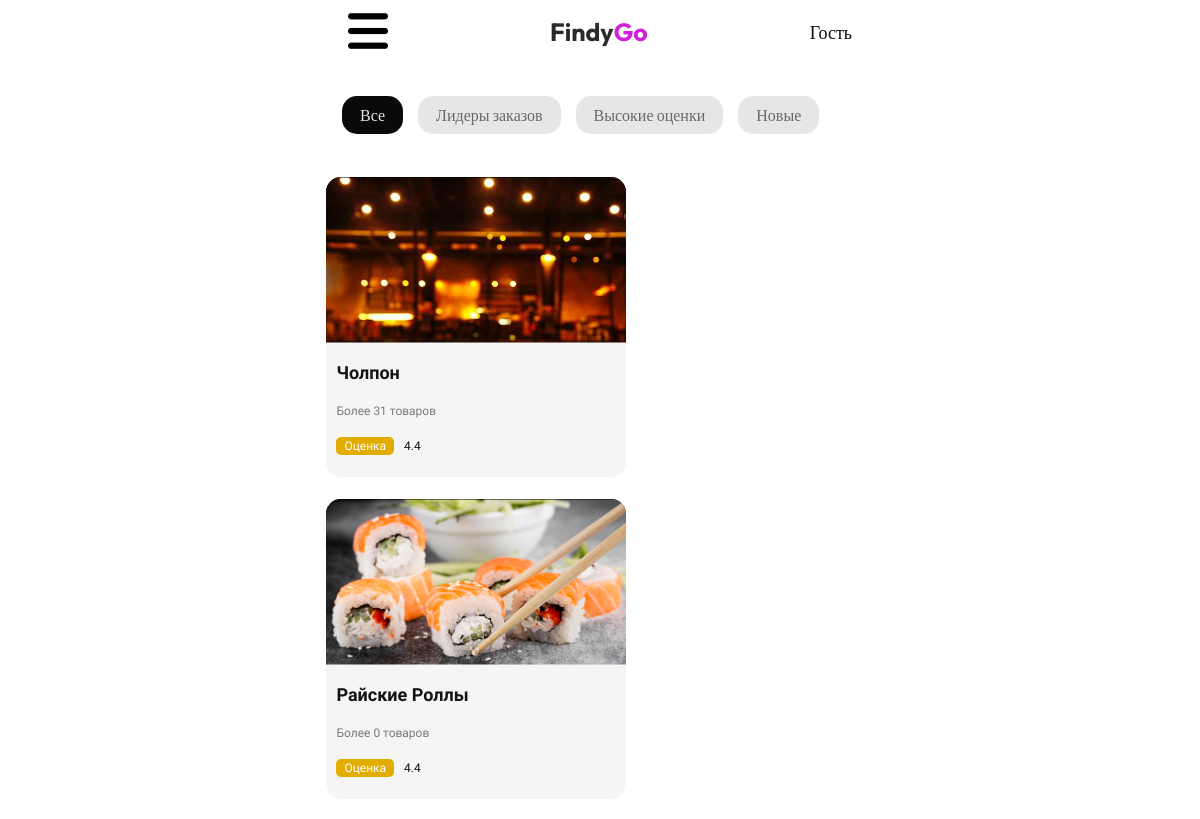
/category/Food/ (upper part), run on an earlier commit of the app's database.
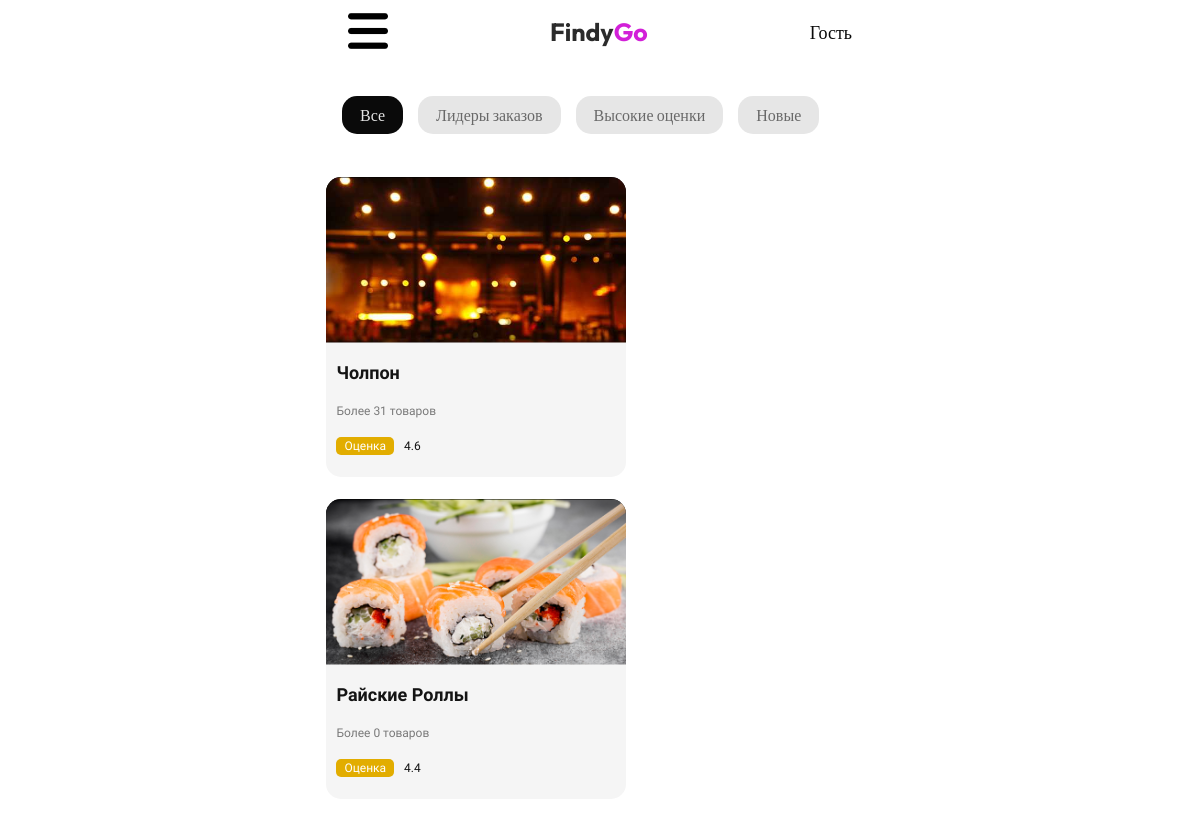
And on a later commit of the database.
### account/models.py (models this page shows, shortened)
class CustomUser(AbstractUser):
    city = models.CharField(
        max_length=50,
        choices=CITY,
        default="Неизвестно"
    )
    USER_TYPES = [
        ('ordinary_user', 'Обычный пользователь'),
        ('food_user', 'Пользователь еда'),
        ('shop_user', 'Пользователь магазин'),
        ('taxi_user', 'Водитель такси'),
        ('courier_user', 'Водитель курьер'),
        ('taxi_company_user', 'Владелец таксопарк'),
    ]
    user_type = models.CharField(max_length=20, choices=USER_TYPES, default='ordinary_user')
    user_name = models.CharField(max_length=25, blank=True, null=True)
    user_description = models.CharField(max_length=500, default=description_txt, blank=True, null=True)
    user_phone_number = models.DecimalField(max_digits=9, decimal_places=0, blank=True, null=True)
    user_phone_number2 = models.DecimalField(max_digits=9, decimal_places=0, blank=True, null=True)
    user_mbank_qr = models.ImageField(upload_to=user_mbank_qr_path, blank=True, null=True)
    user_rsk_qr = models.ImageField(upload_to=user_rsk_qr_path, blank=True, null=True)
    user_mbank_link = models.CharField(max_length=500, blank=True, null=True)
    user_obank_link = models.CharField(max_length=500, blank=True, null=True)
    user_rsk_link = models.CharField(max_length=500, blank=True, null=True)
    user_abank_link = models.CharField(max_length=500, blank=True, null=True)
    user_raiting = models.DecimalField(max_digits=3, decimal_places=1, blank=True, null=True)
    balance = models.DecimalField(max_digits=15, decimal_places=2, blank=True, null=True)
    CATEGORY_OF_EDUCATION = [
        ('', ''),
        ('Food', 'Еда'),
        ('Vegetables', 'Овощи'),
        ('Shop', 'Магазин'),
    ]
    category_of_education = models.CharField(max_length=20, choices=CATEGORY_OF_EDUCATION, default='', blank=True, null=True)
    SUB_CATEGORY_OF_EDUCATION = [
        ('', ''),
        ('Grocery', 'Продуктовый'),
        ('Vegetables', 'Электроника'),
        ('Clothes', 'Одежды'),
        ('Office', 'Канцелярия'),
    ]
    sub_category_of_education = models.CharField(max_length=20, choices=SUB_CATEGORY_OF_EDUCATION, blank=True, null=True, default='')
    USER_STATUS = [
        ('', ''),
        ('Online', 'Онлайн'),
        ('Offline', 'Оффлайн'),
    ]
    user_status = models.CharField(max_length=20, choices=USER_STATUS, default='', blank=True, null=True)
    user_logo = models.ImageField(upload_to=user_logo_path, blank=True, null=True)
    user_logo_mini = models.ImageField(upload_to=user_logo_mini_path, blank=True, null=True)
    USER_BLOCKED = [
        ('', ''),
        ('Yes', 'Да'),
        ('No', 'Нет'),
    ]
    user_blocked = models.CharField(max_length=20, choices=USER_BLOCKED, default='No')
    groups = models.ManyToManyField(
        Group,
        verbose_name='groups',
        blank=True,
        related_name='custom_user_set',  # Пример названия, которое можно выбрать
        related_query_name='user',
    )
    user_permissions = models.ManyToManyField(
        Permission,
        verbose_name='user permissions',
        blank=True,
        related_name='custom_user_set',  # Пример названия, которое можно выбрать
        related_query_name='user',
    )

### shop_list/views.py (the view)
# urls.py: path('category/<str:category>/', user_list, name='user_list'),
def user_list(request, category):
    users = (
        CustomUser.objects
        .filter(category_of_education=category, user_status='Online', user_blocked='No')
        .annotate(menu_count=Count('food_menu'))  # связывается по related_name
    )
    return render(request, 'shop_list/shop_list.html', {
        'users': users,
        'category': category
    })

### templates/shop_list/shop_list.html (shortened to what this page needs)
{% extends 'basis/basis.html' %}
{% block linkcss %}
<link rel="stylesheet" href="/static/css/shop_list.css">{% endblock %}
{% block main %}
<div class="category-institution-slider">
    <div class="buttons">
        <button class="all active">
            Все
        </button>
        <button class="often-ordered">
            Лидеры заказов
        </button>
        <button class="high-marks">
            Высокие оценки
        </button>
        <button class="new">
            Новые
        </button>
    </div>
</div>
<div class="institution-container">
    <div class="institutions" id="cafeContainer">
        {% for user in users %}
        <a href="{% url 'account_menu' user.id %}" class="institution" data-city="{{ user.city }}">
            <div class="logo-container">
                <img data-src="{{ user.user_logo.url }}" src="/static/icons/10px.png" alt="">
            </div>
            <div class="description-container">
                <h2 class="name">{{ user.user_name }}</h2>
                <p class="menu">{{ user.menu_count }}</p>
                <div class="star-rating">
                    <p class="raiting-title">Оценка</p>
                    <p class="raiting-number" data-rating="{{ user.user_raiting|stringformat:" g" }}">
                        {{ user.user_raiting|stringformat:"g" }}
                    </p>
                </div>
            </div>
        </a>
        {% endfor %}
    </div>
</div>
{% endblock %}

What changed in the data, as far as the page shows it:
changed CustomUser "Чолпон": user_raiting "4.4" → "4.6"
